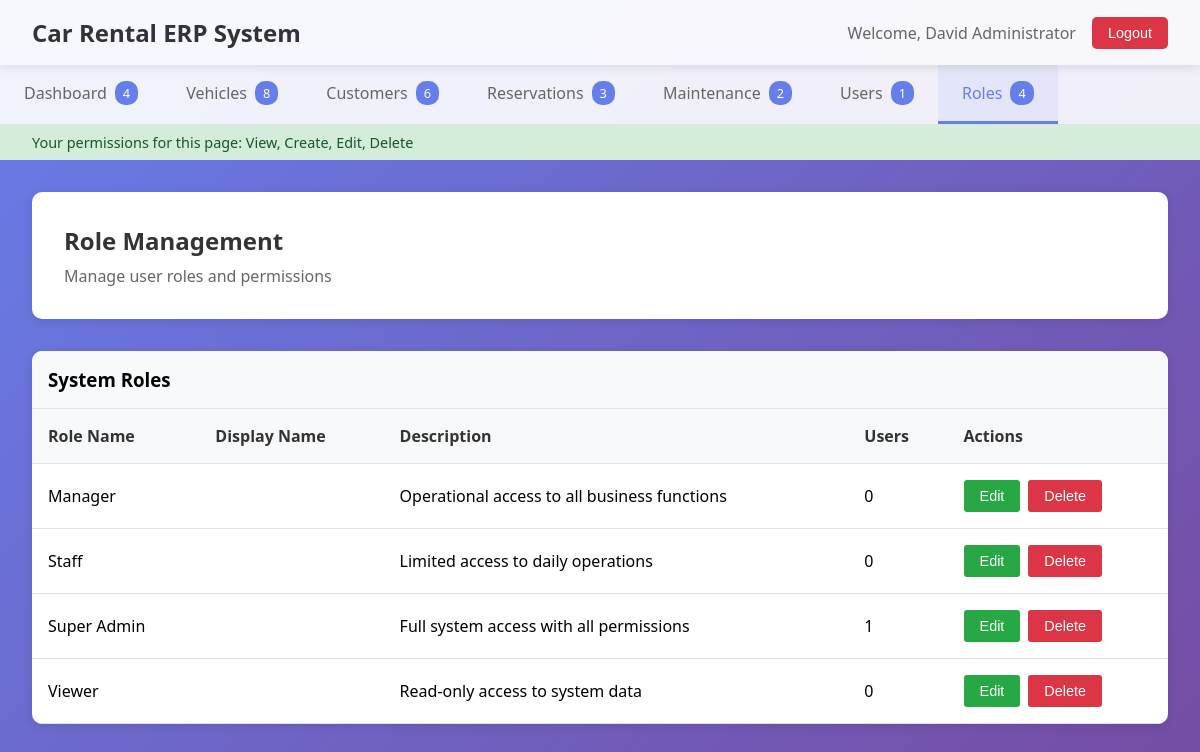
The page /simple_erp_modular.php?page=roles (signed in) on the database its author committed.
### tables this page shows
CREATE TABLE IF NOT EXISTS roles (
    id INT PRIMARY KEY AUTO_INCREMENT,
    name VARCHAR(100) UNIQUE NOT NULL,
    description TEXT,
    is_active BOOLEAN DEFAULT TRUE,
    created_at DATETIME DEFAULT CURRENT_TIMESTAMP,
    updated_at DATETIME DEFAULT CURRENT_TIMESTAMP ON UPDATE CURRENT_TIMESTAMP,
    created_by INT NULL,
    FOREIGN KEY (created_by) REFERENCES users(id),
    INDEX idx_name (name),
    INDEX idx_active (is_active)
);

### pages/roles.php (the view, shortened to what this page needs)
<div class="page-header">
    <h2>Role Management</h2>
    <p>Manage user roles and permissions</p>
</div>
<div class="data-table">
    <h3 style="padding: 1rem; margin: 0; background: #f8f9fa; border-bottom: 1px solid #dee2e6;">System Roles</h3>
    <table>
        <thead>
            <tr>
                <th>Role Name</th>
                <th>Display Name</th>
                <th>Description</th>
                <th>Users</th>
                <th>Actions</th>
            </tr>
        </thead>
        <tbody>
            <?php
            $stmt = $pdo->query("
                SELECT r.*, COUNT(ur.user_id) as user_count
                FROM roles r
                LEFT JOIN user_roles ur ON r.id = ur.role_id
                GROUP BY r.id
                ORDER BY r.name
            ");
            while ($row = $stmt->fetch()) {
                echo "<tr>";
                echo "<td>" . htmlspecialchars($row['name']) . "</td>";
                echo "<td>" . htmlspecialchars($row['display_name']) . "</td>";
                echo "<td>" . htmlspecialchars($row['description']) . "</td>";
                echo "<td>" . $row['user_count'] . "</td>";
                echo "<td>";
                echo "<button class='btn-edit' onclick='editRole(" . $row['id'] . ")'>Edit</button>";
                echo "<button class='btn-delete' onclick='deleteRole(" . $row['id'] . ")'>Delete</button>";
                echo "</td>";
                echo "</tr>";
            }
            ?>
        </tbody>
    </table>
</div>

### simple_erp_modular.php (style rules this page uses)
* { margin: 0; padding: 0; box-sizing: border-box; }
body { font-family: 'Segoe UI', Tahoma, Geneva, Verdana, sans-serif; background: linear-gradient(135deg, #667eea 0%, #764ba2 100%); min-height: 100vh; }
.page-header { background: white; padding: 2rem; border-radius: 10px; margin-bottom: 2rem; box-shadow: 0 2px 10px rgba(0, 0, 0, 0.1); }
.page-header h2 { color: #333; margin-bottom: 0.5rem; }
.page-header p { color: #666; }
.data-table { background: white; border-radius: 10px; box-shadow: 0 2px 10px rgba(0, 0, 0, 0.1); overflow: hidden; }
.data-table table { width: 100%; border-collapse: collapse; }
.data-table th, .data-table td { padding: 1rem; text-align: left; border-bottom: 1px solid #dee2e6; }
.data-table th { background: #f8f9fa; font-weight: 600; color: #333; }
.btn-edit { background: #28a745; color: white; border: none; padding: 0.5rem 1rem; border-radius: 3px; cursor: pointer; font-size: 0.9rem; margin-right: 0.5rem; }
.btn-delete { background: #dc3545; color: white; border: none; padding: 0.5rem 1rem; border-radius: 3px; cursor: pointer; font-size: 0.9rem; }

### rows shown on the page
roles: name "Manager", description "Operational access to all business functions", user_count "0"
roles: name "Staff", description "Limited access to daily operations", user_count "0"
roles: name "Super Admin", description "Full system access with all permissions", user_count "1"
roles: name "Viewer", description "Read-only access to system data", user_count "0"

### other values the page prints
$_SESSION['user_name'] "David Administrator"
